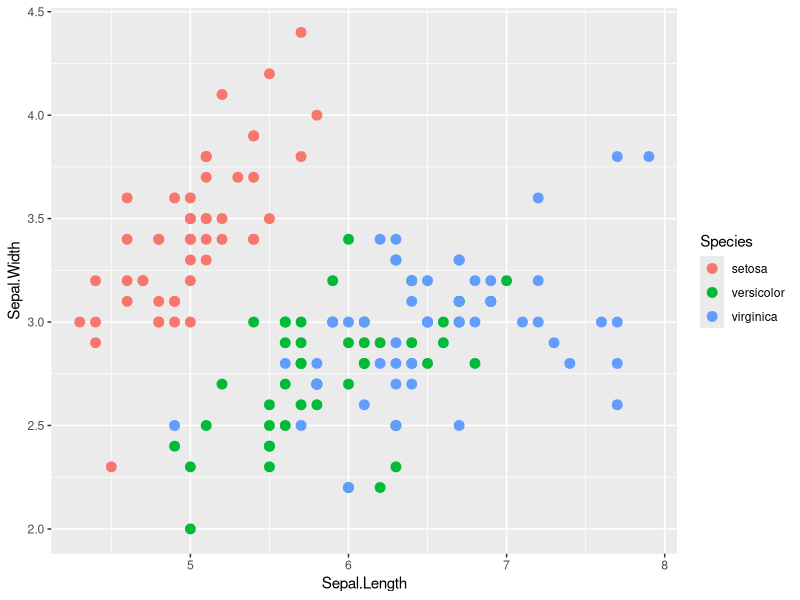
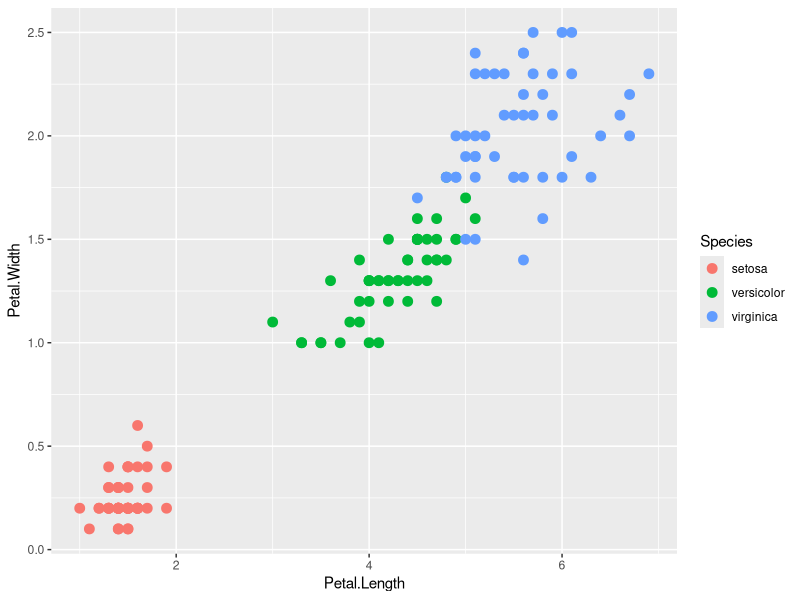
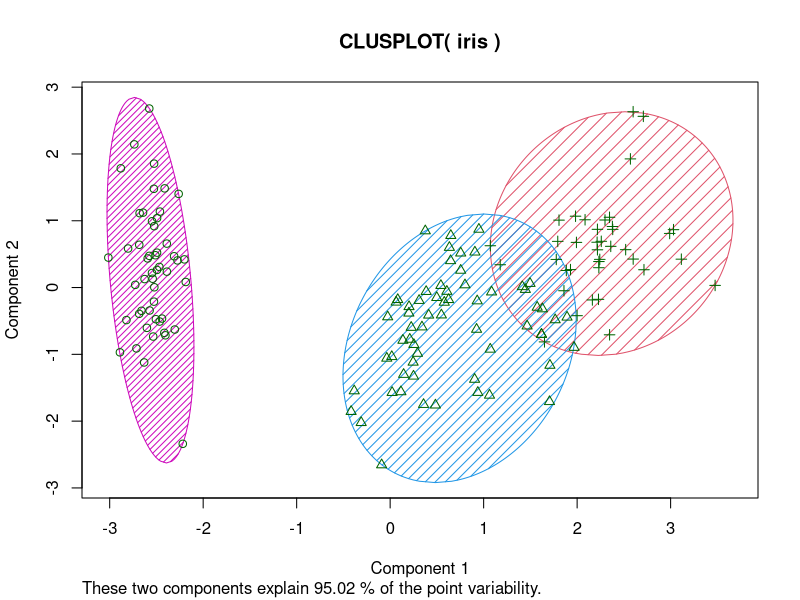

Generate these figures, in order, with R:
#implimentation of Kmeans allgorithm

library(ggplot2)

data <- iris
data("iris")
str(iris)
#sepal distribution
ggplot(data, aes(Sepal.Length,Sepal.Width))+geom_point(aes(col=Species),size=3)

#petal distribution
ggplot(data, aes(Petal.Length,Petal.Width))+geom_point(aes(col=Species),size=3)


#k means cluster 
set.seed(150)
cluster_results <- kmeans(data[,1:4], centers = 3, nstart=25)
cluster_results


table(cluster_results$cluster, data$Species)
library(cluster)

clusplot(iris,cluster_results$cluster, color = T, shade = T, labels = 0,lines = 0)